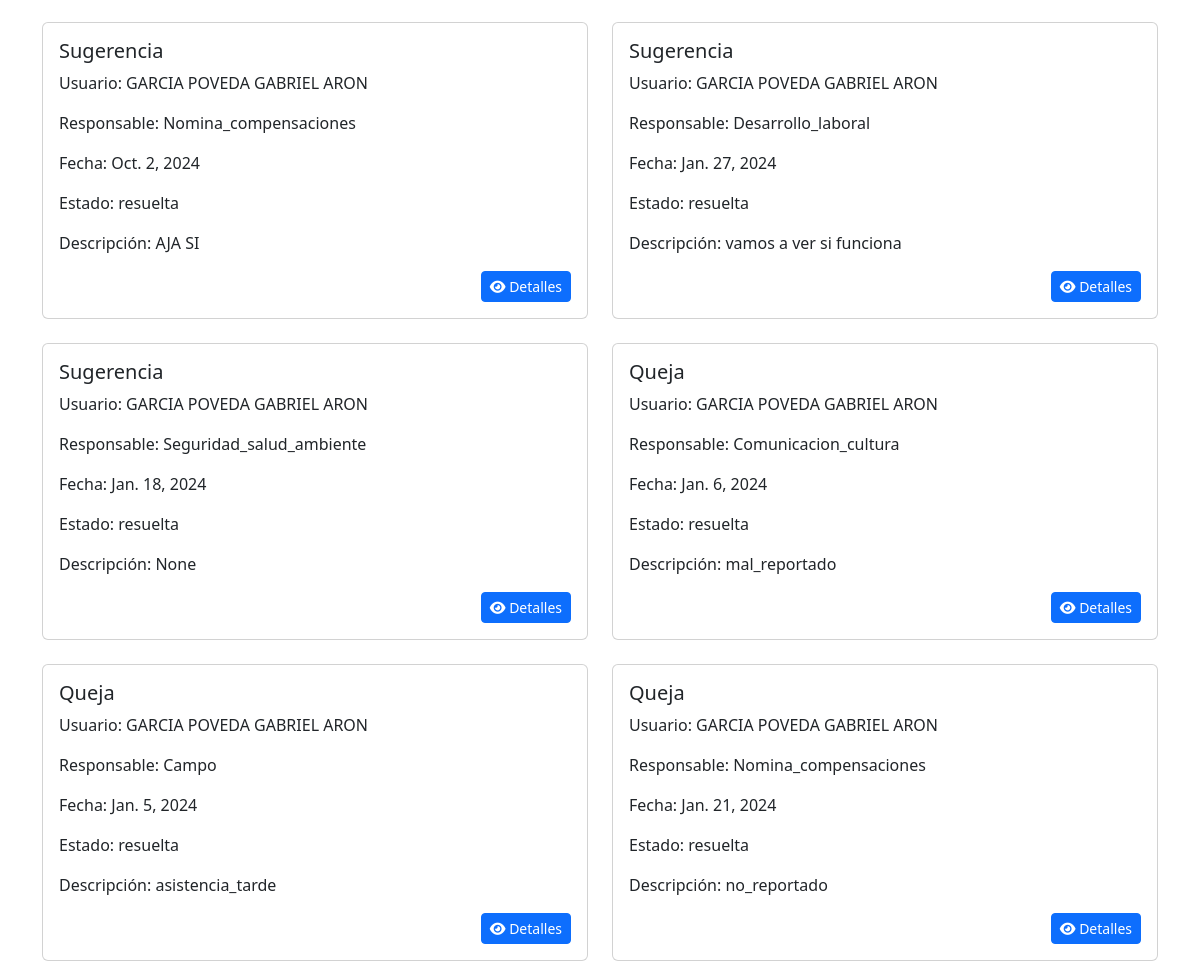
The app's page /procesos_terminados/ (signed in, middle part), older data.
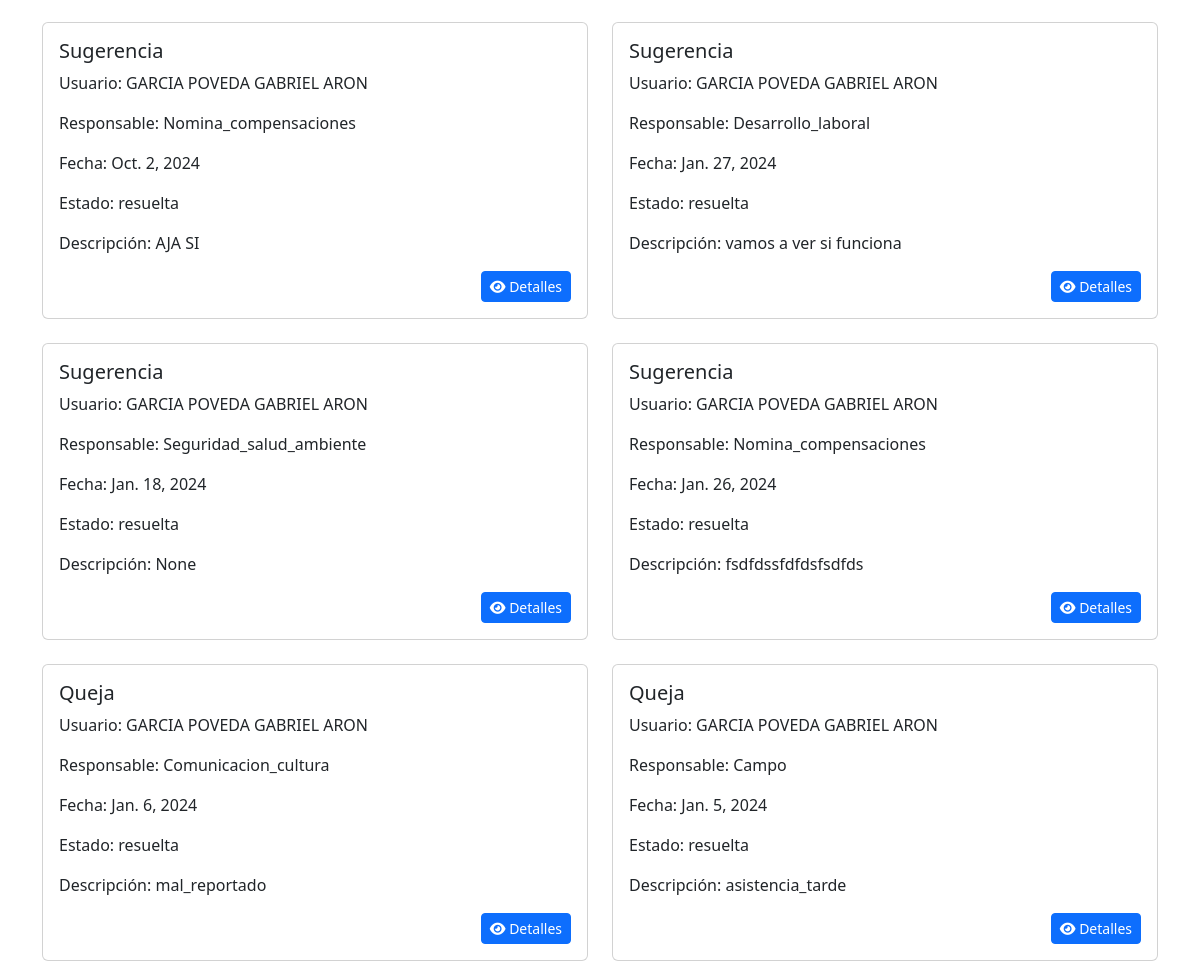
The same page, newer data.
### myapp/models.py (models this page shows)
class Registro(models.Model):
    usuario = models.ForeignKey('Usuario', on_delete=models.CASCADE, related_name='%(class)ss', null=True)
    fecha = models.DateField(default=date.today)
    RESPONSABLE_CHOICES = [
        ('Comunicacion_cultura', 'Comunicación clima y cultura'),
        ('Desarrollo_laboral', 'Desarrollo y relaciones laborales'),
        ('Nomina_compensaciones', 'Nomina y compensaciones'),
        ('Seguridad_salud_ambiente', 'Seguridad, salud y ambiente'),
        ('Servicios_generales', 'Servicios generales'),
        ('Campo', 'Campo'),
        ('Fabrica', 'Fabrica'),
    ]
    responsable = models.CharField(max_length=50, choices=RESPONSABLE_CHOICES)
    causa = models.TextField()
    ESTADO_CHOICES = [
        ('pendiente', 'Pendiente'),
        ('en_revision', 'En revisión'),
        ('resuelta', 'Resuelta'),
    ]
    estado = models.CharField(max_length=20, choices=ESTADO_CHOICES)
    CORREO_CHOICES = [
        ('arongarcia558@gmail.com', 'arongarcia558@gmail.com'),
        ('ggarciap3@unemi.edu.ec', 'ggarciap3@unemi.edu.ec'),
    ]
    correo = models.CharField(max_length=254, choices=CORREO_CHOICES, verbose_name='Correo Electrónico', blank=True, null=True)
    fecha_registro = models.DateTimeField(auto_now_add=True)
    class Meta:
        abstract = True

class Sugerencia(Registro):
    tipo_proceso = models.CharField(max_length=20, default='Sugerencia')

class Usuario(models.Model):
    cedula = models.CharField(max_length=10, primary_key=True)
    nombre = models.CharField(max_length=255)
    area = models.CharField(max_length=50)
    departamento = models.CharField(max_length=50)
    cargo = models.CharField(max_length=50)
    tipo_empleado = models.CharField(max_length=20)
    tipo_contrato = models.CharField(max_length=20)
    class Meta:
        db_table = 'usuario'

class Queja(Registro):
    CAUSA_CHOICES = [
        ('asistencia_tarde', 'Asistencia llegó tarde'),
        ('no_reportado', 'No fue reportado'),
        ('mal_reportado', 'Mal reportado'),
        ('p_sindicales_atrasados', 'P. sindicales atrasados'),
        ('descuentos_atrasados', 'Descuentos atrasados'),
        ('valores_descuento_erroneos', 'Valores de descuento erróneos'),
        ('descuentos_jubilados', 'Descuentos de jubilados'),
    ]
    causa = models.CharField(max_length=30, choices=CAUSA_CHOICES)
    doc = models.FileField(upload_to='documentos/', blank=True, null=True)
    tipo_proceso = models.CharField(max_length=20, default='Queja')

### myapp/views.py (the view)
# urls.py: path('procesos_terminados/', visualizar_procesos, name='procesos_terminados'),
@login_required
def visualizar_procesos(request):
    form = FiltroProcesosForm(request.GET)
    sugerencias = Sugerencia.objects.filter(estado='resuelta')
    quejas = Queja.objects.filter(estado='resuelta')
    peticiones = Peticion.objects.filter(estado='resuelta')
    reclamos = Reclamo.objects.filter(estado='resuelta')
    if form.is_valid():
        cedula = form.cleaned_data.get('cedula')
        responsable = form.cleaned_data.get('responsable')
        tipo_proceso = form.cleaned_data.get('tipo_proceso')
        if cedula:
            sugerencias = sugerencias.filter(usuario__cedula=cedula)
            quejas = quejas.filter(usuario__cedula=cedula)
            peticiones = peticiones.filter(usuario__cedula=cedula)
            reclamos = reclamos.filter(usuario__cedula=cedula)
        if responsable:
            sugerencias = sugerencias.filter(responsable=responsable)
            quejas = quejas.filter(responsable=responsable)
            peticiones = peticiones.filter(responsable=responsable)
            reclamos = reclamos.filter(responsable=responsable)
        if tipo_proceso:
            sugerencias = sugerencias.filter(tipo_proceso=tipo_proceso)
            quejas = quejas.filter(tipo_proceso=tipo_proceso)
            peticiones = peticiones.filter(tipo_proceso=tipo_proceso)
            reclamos = reclamos.filter(tipo_proceso=tipo_proceso)
    return render(request, 'visualizar_procesos.html', {
        'form': form,
        'sugerencias': sugerencias,
        'quejas': quejas,
        'peticiones': peticiones,
        'reclamos': reclamos,
    })

### myapp/templates/visualizar_procesos.html (shortened to what this page needs)
{% extends "base_admin.html" %}
{% load static %}
{% block content %}
<div class="container">
    <div class="row row-cols-1 row-cols-md-2 g-4">
        {% for sugerencia in sugerencias %}
        {% if sugerencia.estado == 'resuelta' %}
        <div class="col">
            <div class="card">
                <div class="card-body">
                    <h5 class="card-title">Sugerencia</h5>
                    <p class="card-text">Usuario: {{ sugerencia.usuario.nombre }}</p>
                    <p class="card-text">Responsable: {{ sugerencia.responsable }}</p>
                    <p class="card-text">Fecha: {{ sugerencia.fecha }}</p>
                    <p class="card-text">Estado: {{ sugerencia.estado }}</p>
                    <p class="card-text">Descripción: {{ sugerencia.causa }}</p>
                    <div class="d-flex justify-content-end">
                        <a href="{% url 'detalle' modelo='Sugerencia' pk=sugerencia.pk %}" class="btn btn-primary btn-sm"><i class="fas fa-eye"></i> Detalles</a>
                    </div>
                </div>
            </div>
        </div>
        {% endif %}
        {% endfor %}
        {% for queja in quejas %}
        {% if queja.estado == 'resuelta' %}
        <div class="col">
            <div class="card">
                <div class="card-body">
                    <h5 class="card-title">Queja</h5>
                    <p class="card-text">Usuario: {{ queja.usuario.nombre }}</p>
                    <p class="card-text">Responsable: {{ queja.responsable }}</p>
                    <p class="card-text">Fecha: {{ queja.fecha }}</p>
                    <p class="card-text">Estado: {{ queja.estado }}</p>
                    <p class="card-text">Descripción: {{ queja.causa }}</p>
                    <div class="d-flex justify-content-end">
                        <a href="{% url 'detalle' modelo='Queja' pk=queja.pk %}" class="btn btn-primary btn-sm"><i class="fas fa-eye"></i> Detalles</a>
                    </div>
                </div>
            </div>
        </div>
        {% endif %}
        {% endfor %}
    </div>
</div>
{% endblock %}

Row changes from the older to the newer data that the page shows:
no longer on this page (row unchanged): Queja: usuario.nombre "GARCIA POVEDA GABRIEL ARON", responsable "Nomina_compensaciones", fecha "Jan. 21, 2024", estado "resuelta", causa "no_reportado"
now on this page (row edited): Sugerencia: usuario.nombre "GARCIA POVEDA GABRIEL ARON", responsable "Nomina_compensaciones", fecha "Jan. 26, 2024", estado "resuelta", causa "fsdfdssfdfdsfsdfds"
